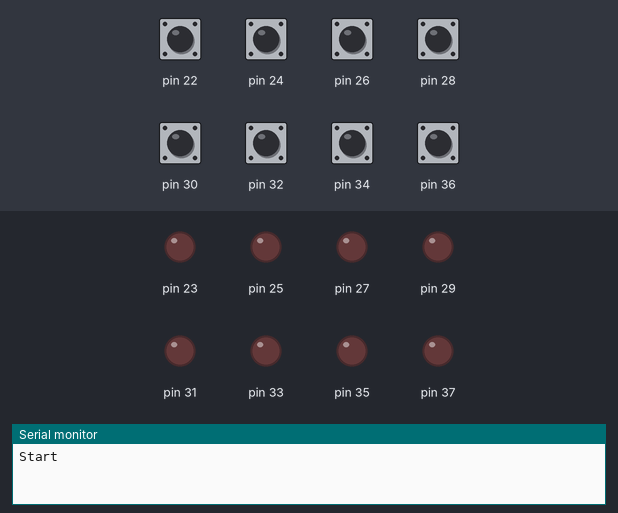
This sketch was run on a simulated Arduino Mega 2560, built with avr-gcc and run on an emulated ATmega2560. Parts: output pins drawn as LEDs (lit = HIGH), the last lines printed to the serial monitor. Dashed ring = blinking. The inputs (shaded band) are chosen by the test bench; at power-on: pin 22, pin 24, pin 26, pin 28, pin 30, pin 32, pin 34, pin 36 LOW.

Above: at 1.2 s.
1.3 s: pin 22 driven HIGH
At 2.1 s:
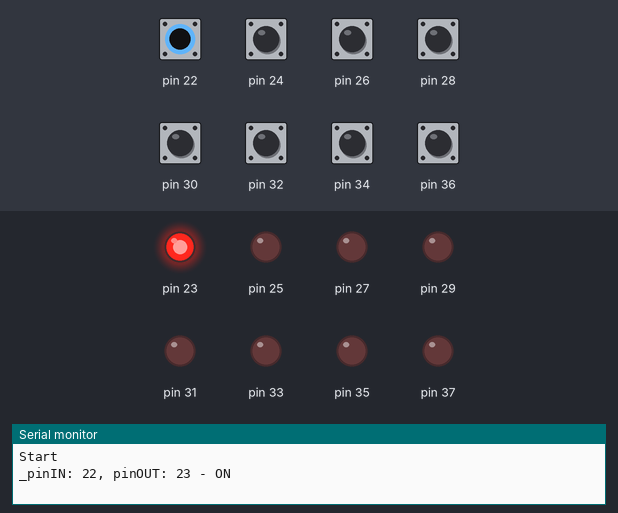
2.8 s: pin 24 driven HIGH
At 3.3 s:
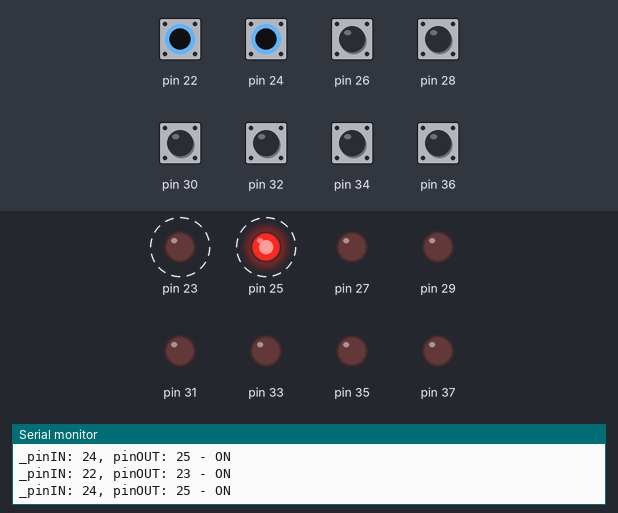
5.8 s: pin 26 driven HIGH
At 6.9 s:
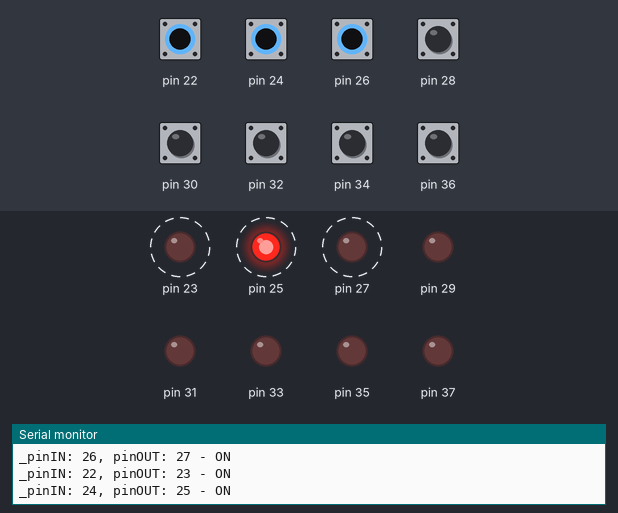
8.8 s: pin 28 driven HIGH
At 9.8 s:
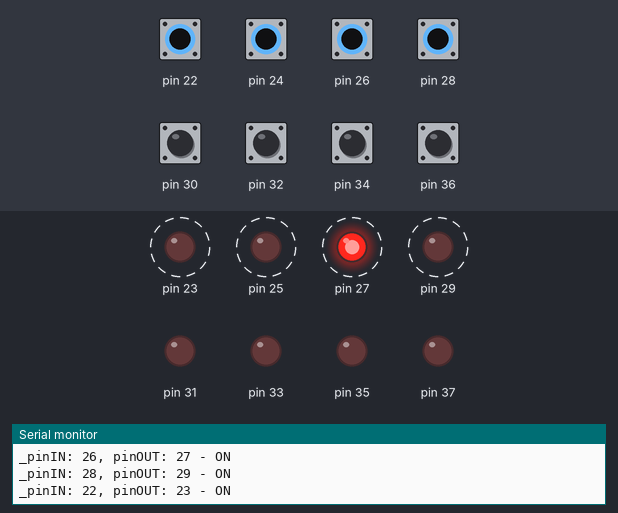
11.8 s: pin 30 driven HIGH
At 12.5 s:
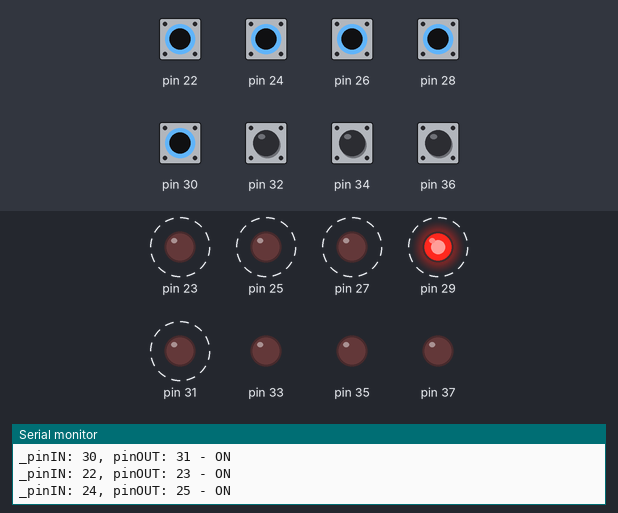
14.8 s: pin 32 driven HIGH
At 15.3 s:
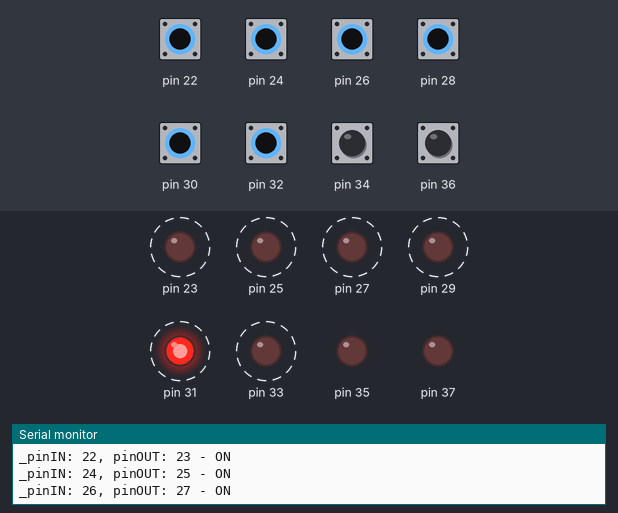
Timing chart, 0 to 65.3 s (numbered marks = the images above; inputs shaded):
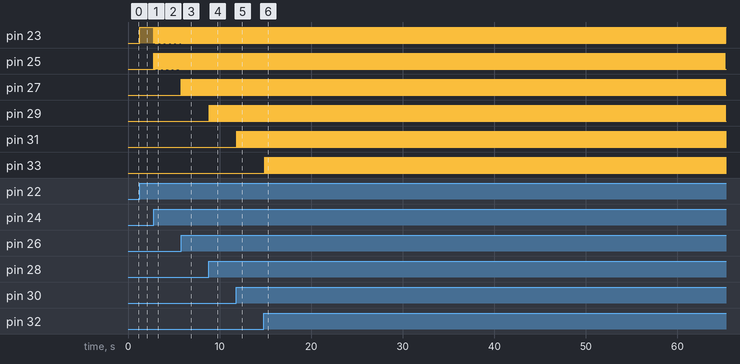

The sketch:

sketch.ino
```cpp
class MyButton {

  public:
    MyButton(byte pinIN, byte pinOUT){
      _pinIN = pinIN;
      _pinOUT = pinOUT;
      pinMode(_pinIN, INPUT_PULLUP);
      digitalWrite(_pinIN, LOW);
      pinMode(_pinOUT, OUTPUT);
      digitalWrite(_pinOUT, LOW);
    }

    bool get_isOn(){
      return _isOn;
    }

    int get_pinIN(){
      return _pinIN;
    }

    void ON(){
      if (_isOn == false){
        _isOn = true;
        digitalWrite(_pinOUT, HIGH);
        Serial.print("_pinIN: ");
        Serial.print(_pinIN);
        Serial.print(", pinOUT: ");
        Serial.print(_pinOUT);
        Serial.println(" - ON");
      }
    }

    void OFF(){
      if(_isOn){
      digitalWrite(_pinOUT, LOW);
      _isOn = false;
      }
    }

    bool isPressed(){
      if (digitalRead(_pinIN) == HIGH) {
        return true;
      }
      else {
        return false;
      }
    }

  private:
  byte _pinIN;
  byte _pinOUT;
  bool _isOn = false;
};

uint32_t glowTime = 3000;
uint32_t tmr1;

MyButton buttons[] = {
  MyButton(22, 23),
  MyButton(24, 25),
  MyButton(26, 27),
  MyButton(28, 29),
  MyButton(30, 31),
  MyButton(32, 33),
  MyButton(34, 35),
  MyButton(36, 37),
};

void setup() {
  Serial.begin(9600);
  Serial.println("Start");
}

void loop() {
  if (millis() - tmr1 == glowTime) {
    for (int k = 0; k < sizeof(buttons)/sizeof(buttons[0]); k++){
        buttons[k].OFF();
    }
  }
  for (int i = 0; i < sizeof(buttons)/sizeof(buttons[0]); i++){
    if (buttons[i].isPressed() && !buttons[i].get_isOn()){
      for (int j = 0; j < sizeof(buttons)/sizeof(buttons[0]); j++){
        buttons[j].OFF();
      }
      buttons[i].ON();
      tmr1 = millis();
    }
  }
}
```

Measured:
- after the input at 1.3 s, pin 23: LOW → HIGH at once
- after the input at 2.8 s, pin 23, pin 25: alternates HIGH for 0.03 s and LOW for 0.03 s, starting at once
- after the input at 5.8 s, pin 23: alternates HIGH for 0.03 s and LOW for 0.06 s, starting after 0.16 s; pin 25: alternates HIGH for 0.03 s and LOW for 0.06 s, starting after 0.19 s; pin 27: alternates HIGH for 0.03 s and LOW for 0.06 s, starting at once
- after the input at 8.8 s, pin 23: alternates HIGH for 0.03 s and LOW for 0.09 s, starting after 0.21 s; pin 25: alternates HIGH for 0.03 s and LOW for 0.09 s, starting after 0.24 s; pin 27: alternates HIGH for 0.03 s and LOW for 0.09 s, starting after 0.27 s; pin 29: alternates HIGH for 0.03 s and LOW for 0.09 s, starting after 0.05 s
- after the input at 11.8 s, pin 25: alternates HIGH for 0.03 s and LOW for 0.12 s, starting after 0.31 s; pin 31: alternates HIGH for 0.03 s and LOW for 0.12 s, starting after 0.10 s
- after the input at 14.8 s, pin 33: alternates HIGH for 0.03 s and LOW for 0.15 s, starting after 0.15 s
